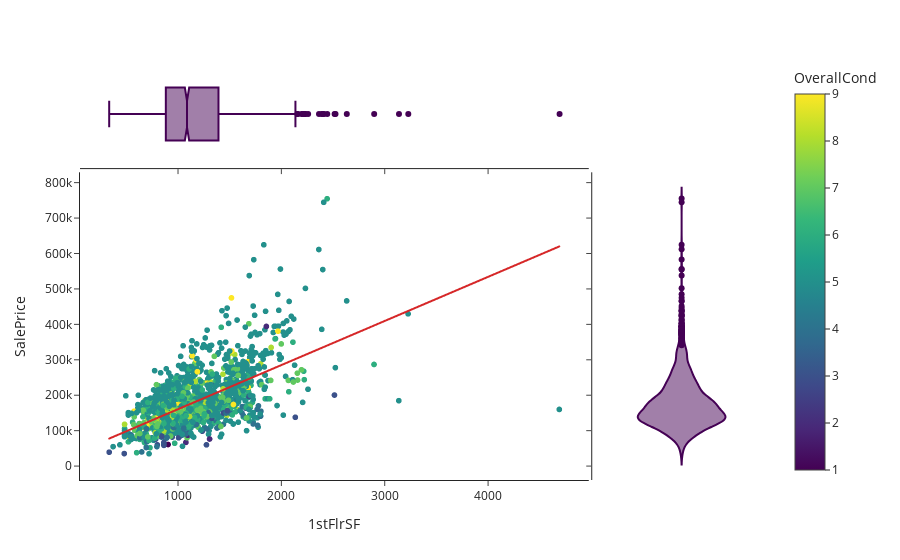

Notebook cell for this chart:
### Markdown cell above
#1stFlrSF: Pies cuadrados del primer piso

### Code cell
yprop = 'SalePrice'
xprop = '1stFlrSF'
h= 'OverallCond'
px.scatter(train_data_full, x=xprop, y=yprop, color=h, marginal_y="violin", marginal_x="box", trendline="ols", template="simple_white")

### Figure 1 — Plotly figure (JSON) as saved in the notebook; plotly's stock layout.template omitted (floating-point values rounded to 4 significant figures; data arrays with more than 128 entries replaced by an {"elided": "..."} marker saying what was removed)
{"data": [{"hovertemplate": "1stFlrSF=%{x}<br>SalePrice=%{y}<br>OverallCond=%{marker.color}<extra></extra>", "legendgroup": "", "marker": {"color": {"elided": "1460 int values"}, "coloraxis": "coloraxis", "symbol": "circle"}, "mode": "markers", "name": "", "showlegend": false, "type": "scattergl", "x": {"elided": "1460 int values"}, "xaxis": "x", "y": {"elided": "1460 int values"}, "yaxis": "y"}, {"alignmentgroup": "True", "hovertemplate": "1stFlrSF=%{x}<extra></extra>", "legendgroup": "", "marker": {"color": "#440154", "symbol": "circle"}, "name": "", "notched": true, "offsetgroup": "", "showlegend": false, "type": "box", "x": {"elided": "1460 int values"}, "xaxis": "x3", "yaxis": "y3"}, {"alignmentgroup": "True", "hovertemplate": "SalePrice=%{y}<extra></extra>", "legendgroup": "", "marker": {"color": "#440154", "symbol": "circle"}, "name": "", "offsetgroup": "", "scalegroup": "y", "showlegend": false, "type": "violin", "xaxis": "x2", "y": {"elided": "1460 int values"}, "yaxis": "y2"}, {"hovertemplate": "<b>OLS trendline</b><br>SalePrice = 124.501 * 1stFlrSF + 36173.4<br>R<sup>2</sup>=0.367057<br><br>1stFlrSF=%{x}<br>SalePrice=%{y} <b>(trend)</b><extra></extra>", "legendgroup": "", "marker": {"symbol": "circle"}, "mode": "lines", "name": "", "showlegend": false, "type": "scattergl", "x": {"elided": "1460 int values"}, "xaxis": "x", "y": {"elided": "1460 float values"}, "yaxis": "y"}], "layout": {"coloraxis": {"colorbar": {"title": {"text": "OverallCond"}}, "colorscale": [[0, "#440154"], [0.1111, "#482878"], [0.2222, "#3e4989"], [0.3333, "#31688e"], [0.4444, "#26828e"], [0.5556, "#1f9e89"], [0.6667, "#35b779"], [0.7778, "#6ece58"], [0.8889, "#b5de2b"], [1, "#fde725"]]}, "legend": {"tracegroupgap": 0}, "margin": {"t": 60}, "xaxis": {"anchor": "y", "domain": [0, 0.7363], "title": {"text": "1stFlrSF"}}, "xaxis2": {"anchor": "y2", "domain": [0.7413, 1], "matches": "x2", "showline": false, "showticklabels": false, "ticks": ""}, "xaxis3": {"anchor": "y3", "domain": [0, 0.7363], "matches": "x", "showticklabels": false}, "xaxis4": {"anchor": "y4", "domain": [0.7413, 1], "matches": "x2", "showline": false, "showticklabels": false, "ticks": ""}, "yaxis": {"anchor": "x", "domain": [0, 0.7326], "title": {"text": "SalePrice"}}, "yaxis2": {"anchor": "x2", "domain": [0, 0.7326], "matches": "y", "showticklabels": false}, "yaxis3": {"anchor": "x3", "domain": [0.7426, 1], "matches": "y3", "showline": false, "showticklabels": false, "ticks": ""}, "yaxis4": {"anchor": "x4", "domain": [0.7426, 1], "matches": "y3", "showline": false, "showticklabels": false, "ticks": ""}}}
